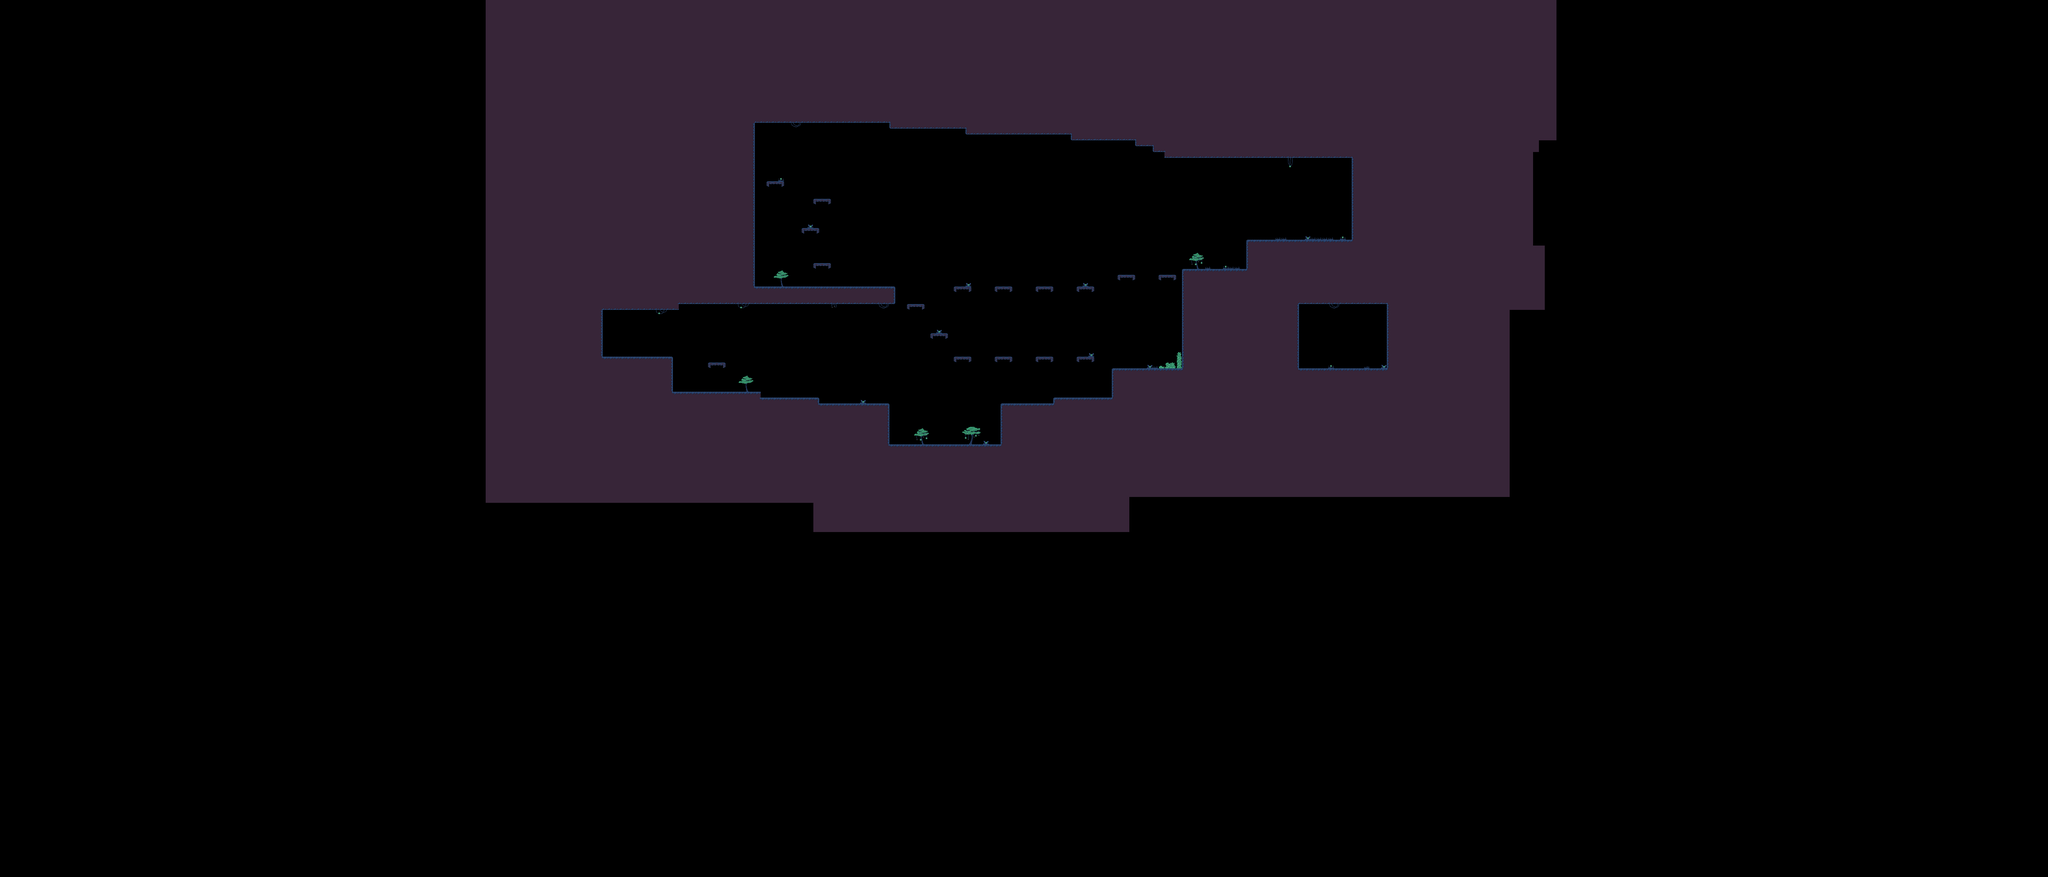

This is a level from a 2D game, rendered from its Tiled map with the project's own tilesets. A one-line summary and the map file follow, with tile-layer data summarised:
An orthogonal 350x150 tile map with 16x16 px tiles, 3 tile layers (No hitbox, Enviroment, Tile Layer 1), 4 tilesets and 29 objects (11x GXPEngine.Spike, 8x GXPEngine.Waypoint, 4x GXPEngine.Enemy, 3x GXPEngine.Items, GXPEngine.Gate, ...).

<map version="1.5" tiledversion="1.7.2" orientation="orthogonal" renderorder="right-down" width="350" height="150" tilewidth="16" tileheight="16" infinite="0" nextlayerid="9" nextobjectid="31">
 <tileset firstgid="1" name="mellowautotiles" tilewidth="16" tileheight="16" tilecount="56" columns="8">
  <image source="../Terrain/mellowautotiles.png" width="128" height="112" />
 </tileset>
 <tileset firstgid="57" name="pushableObjects" tilewidth="16" tileheight="16" tilecount="120" columns="15">
  <image source="../Terrain/pushableObjects.png" width="240" height="128" />
 </tileset>
 <tileset firstgid="177" name="mellowplatformertileset" tilewidth="16" tileheight="16" tilecount="128" columns="16">
  <image source="../Terrain/mellowplatformertileset.png" width="256" height="128" />
 </tileset>
 <tileset firstgid="305" name="Alian Tree" tilewidth="64" tileheight="64" tilecount="1" columns="1">
  <image source="../Terrain/Alian Tree.png" width="64" height="64" />
 </tileset>
 <objectgroup id="6" name="Portal">
  <object id="2" type="GXPEngine.Gate" x="2576" y="1184" width="32" height="32" />
 </objectgroup>
 <objectgroup id="4" name="Player &amp; Enemies">
  <object id="1" type="GXPEngine.Player" x="2584" y="1181.67" width="15" height="32" />
  <object id="8" type="GXPEngine.Enemy" x="2944" y="1056" width="30" height="30">
   <properties>
    <property name="Damage" type="int" value="1" />
    <property name="EnemyFileName" value="blue_slime.png" />
    <property name="HP" type="int" value="2" />
    <property name="ItemDropped" type="int" value="100" />
   </properties>
  </object>
  <object id="17" type="GXPEngine.Enemy" x="2272" y="1072" width="30" height="30">
   <properties>
    <property name="Damage" type="int" value="2" />
    <property name="EnemyFileName" value="blue_slime.png" />
    <property name="HP" type="int" value="5" />
    <property name="ItemDropped" type="int" value="115" />
   </properties>
  </object>
  <object id="20" type="GXPEngine.Enemy" x="1712" y="928" width="30" height="30">
   <properties>
    <property name="Damage" type="int" value="4" />
    <property name="EnemyFileName" value="red_slime.png" />
    <property name="HP" type="int" value="20" />
    <property name="ItemDropped" type="int" value="28" />
   </properties>
  </object>
  <object id="29" type="GXPEngine.Enemy" x="3520" y="624" width="30" height="30">
   <properties>
    <property name="Damage" type="int" value="2" />
    <property name="EnemyFileName" value="blue_slime.png" />
    <property name="HP" type="int" value="10" />
    <property name="ItemDropped" type="int" value="19" />
   </properties>
  </object>
 </objectgroup>
 <objectgroup id="5" name="Items">
  <object id="9" type="GXPEngine.Items" x="3600" y="992" width="16" height="16">
   <properties>
    <property name="ItemNumber" type="int" value="25" />
   </properties>
  </object>
  <object id="26" type="GXPEngine.Items" x="2848" y="960" width="16" height="16">
   <properties>
    <property name="ItemNumber" type="int" value="23" />
   </properties>
  </object>
  <object id="30" type="GXPEngine.Items" x="2112" y="480" width="16" height="16">
   <properties>
    <property name="ItemNumber" type="int" value="28" />
   </properties>
  </object>
 </objectgroup>
 <layer id="2" name="No hitbox" width="350" height="150">
  <data>[52500 cells, 10933 non-empty, 9 distinct tile ids]</data>
 </layer>
 <layer id="3" name="Enviroment" width="350" height="150">
  <data>[52500 cells, 96 non-empty, 50 distinct tile ids]</data>
 </layer>
 <layer id="1" name="Tile Layer 1" width="350" height="150">
  <data>[52500 cells, 427 non-empty, 13 distinct tile ids]</data>
 </layer>
 <objectgroup id="8" name="Spikes">
  <object id="11" type="GXPEngine.Spike" gid="210" x="2208" y="1088" width="16" height="16" />
  <object id="12" type="GXPEngine.Spike" gid="210" x="2224" y="1088" width="16" height="16" />
  <object id="13" type="GXPEngine.Spike" gid="210" x="3232" y="944" width="16" height="16" rotation="270" />
  <object id="14" type="GXPEngine.Spike" gid="210" x="3232" y="928" width="16" height="16" rotation="270" />
  <object id="15" type="GXPEngine.Spike" gid="210" x="3232" y="912" width="16" height="16" rotation="270" />
  <object id="16" type="GXPEngine.Spike" gid="210" x="3232" y="896" width="16" height="16" rotation="270" />
  <object id="21" type="GXPEngine.Spike" gid="210" x="1840" y="1056" width="16" height="16" rotation="90" />
  <object id="22" type="GXPEngine.Spike" gid="210" x="1840" y="1040" width="16" height="16" rotation="90" />
  <object id="23" type="GXPEngine.Spike" gid="210" x="1840" y="1024" width="16" height="16" rotation="90" />
  <object id="24" type="GXPEngine.Spike" gid="210" x="1840" y="1008" width="16" height="16" rotation="90" />
  <object id="25" type="GXPEngine.Spike" gid="210" x="1840" y="992" width="16" height="16" rotation="90" />
 </objectgroup>
 <objectgroup id="7" name="Magic Tree">
  <object id="3" type="GXPEngine.Waypoint" gid="2" x="2432" y="1104" width="16" height="16" />
  <object id="4" type="GXPEngine.Waypoint" gid="2" x="2224" y="1104" width="16" height="16" />
  <object id="5" type="GXPEngine.Waypoint" gid="2" x="2864" y="1088" width="16" height="16" />
  <object id="6" type="GXPEngine.Waypoint" gid="2" x="3040" y="1088" width="16" height="16" />
  <object id="10" type="GXPEngine.MagicTree" gid="305" x="3664" y="1008" width="64" height="64" />
  <object id="18" type="GXPEngine.Waypoint" gid="2" x="1840" y="976" width="16" height="16" />
  <object id="19" type="GXPEngine.Waypoint" gid="2" x="1632" y="976" width="16" height="16" />
  <object id="27" type="GXPEngine.Waypoint" gid="2" x="3392" y="656" width="16" height="16" />
  <object id="28" type="GXPEngine.Waypoint" gid="2" x="3696" y="656" width="16" height="16" />
 </objectgroup>
</map>
